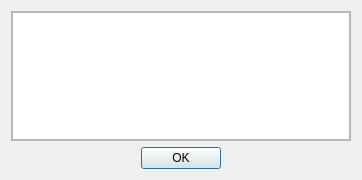
<?xml version="1.0" encoding="UTF-8"?>
<ui version="4.0">
 <class>cHelpWindow</class>
 <widget class="QDialog" name="cHelpWindow">
  <property name="geometry">
   <rect>
    <x>0</x>
    <y>0</y>
    <width>362</width>
    <height>180</height>
   </rect>
  </property>
  <property name="windowTitle">
   <string>Aide de l'application</string>
  </property>
  <property name="windowIcon">
   <iconset resource="resources.qrc">
    <normaloff>:/img/logo.png</normaloff>:/img/logo.png</iconset>
  </property>
  <layout class="QGridLayout" name="gridLayout">
   <item row="1" column="0">
    <widget class="QDialogButtonBox" name="buttonBox">
     <property name="standardButtons">
      <set>QDialogButtonBox::Ok</set>
     </property>
     <property name="centerButtons">
      <bool>true</bool>
     </property>
    </widget>
   </item>
   <item row="0" column="0">
    <widget class="QScrollArea" name="scrollArea">
     <property name="widgetResizable">
      <bool>true</bool>
     </property>
     <widget class="QWidget" name="scrollWidget">
      <property name="geometry">
       <rect>
        <x>0</x>
        <y>0</y>
        <width>342</width>
        <height>130</height>
       </rect>
      </property>
      <layout class="QGridLayout" name="gridLayout_2">
       <property name="leftMargin">
        <number>0</number>
       </property>
       <property name="topMargin">
        <number>0</number>
       </property>
       <property name="rightMargin">
        <number>0</number>
       </property>
       <property name="bottomMargin">
        <number>0</number>
       </property>
       <item row="0" column="0">
        <widget class="QTextBrowser" name="txtHelp">
         <property name="openExternalLinks">
          <bool>true</bool>
         </property>
        </widget>
       </item>
      </layout>
     </widget>
    </widget>
   </item>
  </layout>
 </widget>
 <resources>
  <include location="resources.qrc"/>
 </resources>
 <connections>
  <connection>
   <sender>buttonBox</sender>
   <signal>accepted()</signal>
   <receiver>cHelpWindow</receiver>
   <slot>accept()</slot>
   <hints>
    <hint type="sourcelabel">
     <x>199</x>
     <y>278</y>
    </hint>
    <hint type="destinationlabel">
     <x>199</x>
     <y>149</y>
    </hint>
   </hints>
  </connection>
  <connection>
   <sender>buttonBox</sender>
   <signal>rejected()</signal>
   <receiver>cHelpWindow</receiver>
   <slot>reject()</slot>
   <hints>
    <hint type="sourcelabel">
     <x>199</x>
     <y>278</y>
    </hint>
    <hint type="destinationlabel">
     <x>199</x>
     <y>149</y>
    </hint>
   </hints>
  </connection>
 </connections>
</ui>
